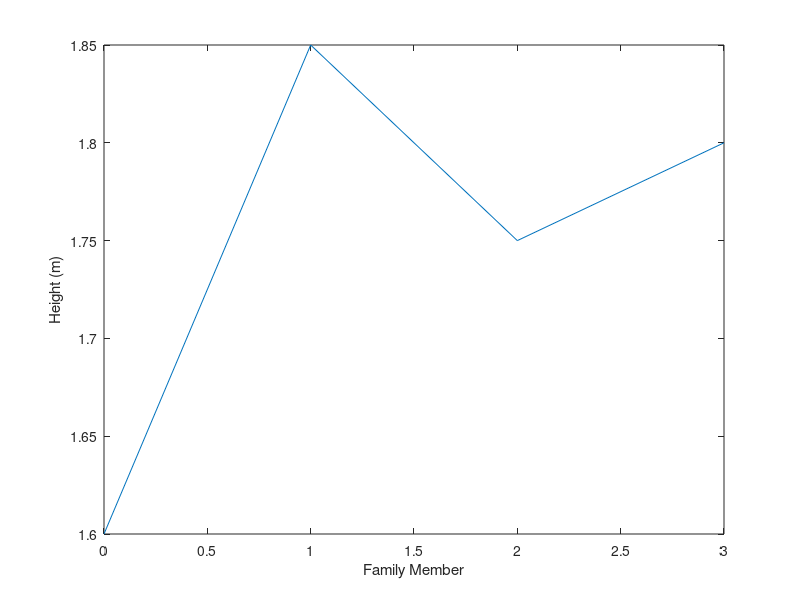

Write the MATLAB code that produced this figure.
h = zeros(4,1);
h(1) = 1.6; h(2) = 1.85 ; h(3) = 1.75 ; h(4) = 1.8;

H = zeros(4,1);
H(1) = 0.5; H(2) = 0.7 ; H(3)=1.9; H(4) =1.75;

fam = zeros(4,1);
fam(1)=0; fam(2)=1; fam(3)=2; fam(4)=3;
plot(fam, h);
xlabel('Family Member');
ylabel('Height (m)');





